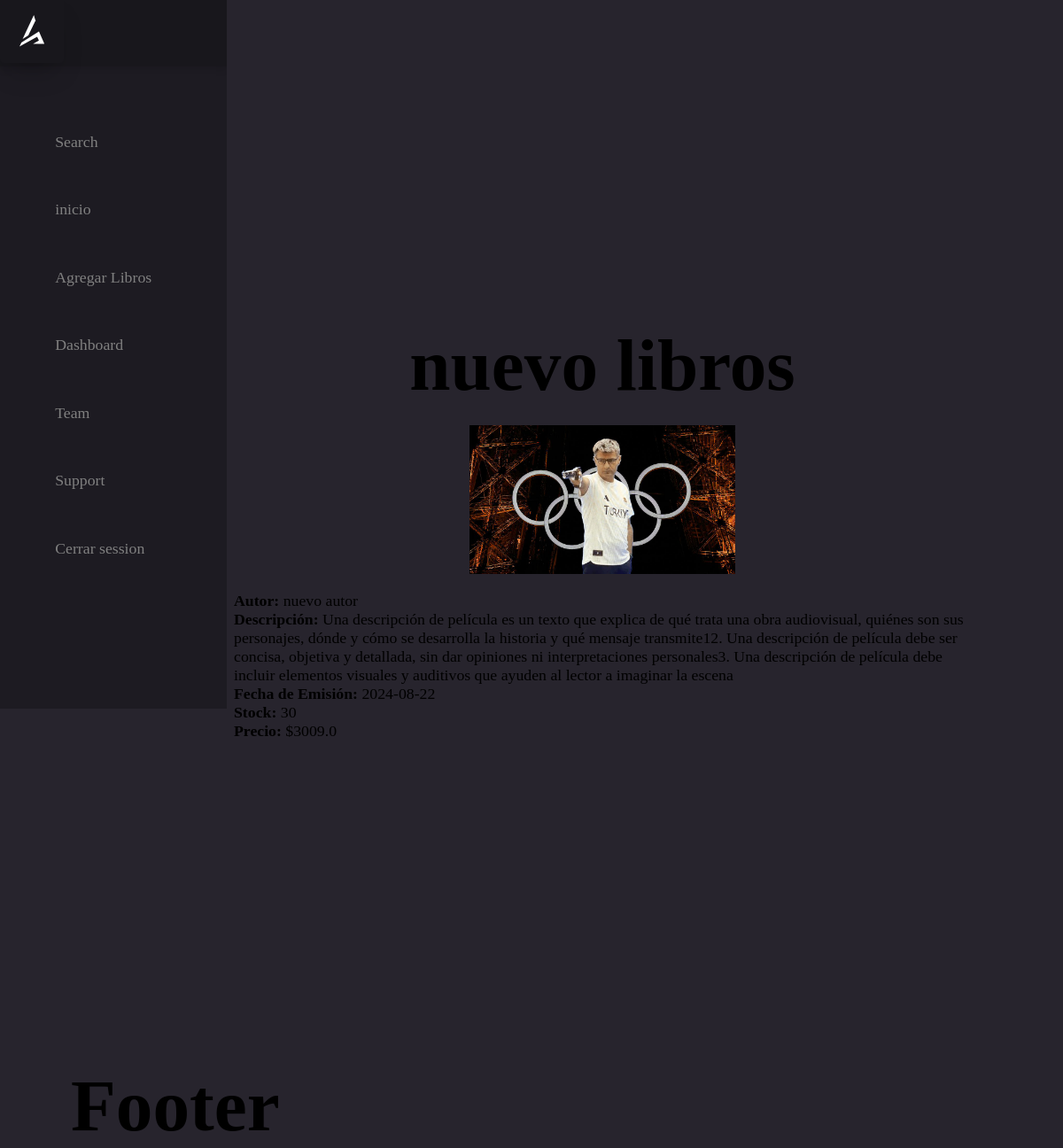
/libros/4, run on the app's committed database.
### models/controladordatabase.py (models this page shows, shortened)
class Libros(db.Model):
    __tablename__ = 'Libros'
    id = db.Column(db.Integer, primary_key=True)
    titulo = db.Column(db.String(100), nullable=False)
    autor = db.Column(db.String(100), nullable=False)
    descripcion = db.Column(db.Text, nullable=True)
    fecha_emision = db.Column(db.Text, nullable=False, default=date.today)
    stock = db.Column(db.Integer, nullable=False)
    precio = db.Column(db.Float, nullable=False)
    img = db.Column(db.String(200), nullable=True)
    prestamos = db.relationship('Prestamo', backref='libro', lazy=True)

### routes/libros.py (the view)
@libros.route('/libros/<int:libro_id>')
def detalle(libro_id):
    libro = Libros.query.get_or_404(libro_id)
    return render_template('libros/detalle.html', libro=libro)

### templates/libros/detalle.html
{% extends 'layout.html' %}
{% block content %}
<main id="main" class="flexbox-col">
    <h1>{{ libro.titulo }}</h1>
    <img src="{{ url_for('static', filename='img/' ~ libro.img) }}" alt="{{ libro.titulo }}" class="detalle-img">
    <p><strong>Autor:</strong> {{ libro.autor }}</p>
    <p><strong>Descripción:</strong> {{ libro.descripcion }}</p>
    <p><strong>Fecha de Emisión:</strong> {{ libro.fecha_emision }}</p>
    <p><strong>Stock:</strong> {{ libro.stock }}</p>
    <p><strong>Precio:</strong> ${{ libro.precio }}</p>
</main>
{% endblock %}

### static/css/style.css (style rules this page uses)
:root { --primary: 237, 94%, 81%; --background: 266, 16%, 92%; --background-secondary: 256, 12%, 12%; --background-secondary-dark: 256, 10%, 10%; --background-secondary-light: 257, 11%, 16%; --text-primary: 0, 0%, 0%; --black: 0, 0%, 0%; --white: 0, 0%, 100%; --quite-gray: 0, 0%, 50%; --grooble: 10, 28%, 93%; --heading-large: 5.6rem; --heading-medium: 3.6rem; --heading-small: 2.4rem; --paragraph: 1.11rem; --navbar-buttons: 2.4rem; --transition-main: .175, .685, .32; --font-main: "Poppins"; }
*, *::before, *::after { box-sizing: inherit; }
html, body { margin: 0; width: 100%; color: hsl(var(--text-primary)); font-family: var(--font-main); background-color: hsl(var(--background-secondary-light)); -webkit-font-smoothing: antialiased; scroll-behavior: smooth; box-sizing: border-box; }
h1, h2, h3, h4, h5, h6 { margin: 0; }
h1 { font-size: var(--heading-large); }
h1, h2 { font-weight: 900; }
p { margin: 0; font-size: var(--paragraph); }
.flexbox-col { display: flex; justify-content: center; flex-direction: column; align-items: center; }
#main { margin: 0 0 0 5em; min-height: 150vh; }
#main > p { width: 80%; max-width: 80%; }
.detalle-img { width: 100%; max-width: 300px; height: auto; display: block; margin: 20px auto; }
@media only screen and (max-width: 1660px) { :root { --heading-large: 5.4rem; --heading-medium: 3.4rem; --heading-small: 2.2rem; } }
@media only screen and (max-width: 1456px) { :root { --heading-large: 5.2rem; --heading-medium: 3.2rem; --heading-small: 2rem; } }

### data on the page
Libros: titulo "nuevo libros", img (picture), autor "nuevo autor", descripcion "Una descripción de película es un texto que explica de qué trata una obra audiovisual, quiénes son sus personajes, dónde y cómo se desarrolla la historia y qué mensaje transmite12. Una descripción de película debe ser concisa, objetiva y detallada, sin dar opiniones ni interpretaciones personales3. Una descripción de película debe incluir elementos visuales y auditivos que ayuden al lector a imaginar la escena", fecha_emision "2024-08-22", stock "30", precio "3009.0"
